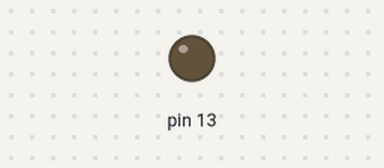
The sketch below on a simulated Arduino Uno, built with avr-gcc and run on an emulated ATmega328P. Shown: output pins drawn as LEDs (lit = HIGH).

Above: at 0.3 s.
At 3.55 s:
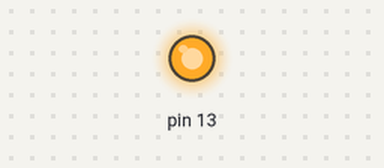
Timing chart, 0 to 9.1 s (numbered marks = the images above):
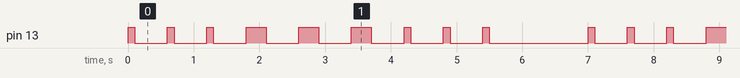

Measured:
- by itself, pin 13: repeats every 7.0 s: 2 × (LOW 0.50 s, HIGH 0.10 s), 3 × (LOW 0.50 s, HIGH 0.30 s), 3 × (LOW 0.50 s, HIGH 0.10 s), LOW 1.5 s, HIGH 0.10 s
- by itself, everything shown: repeats every 7.0 s, in 18 steps

The sketch:

sketch_apr14a.ino
```cpp
void setup() {
  pinMode(13, OUTPUT);
}

void loop() {
    // .
   for(int i = 0; i < 3; i++){
      digitalWrite(13, HIGH);
      delay(100);
      digitalWrite(13, LOW);
      delay(500);
    }
    // -
    for(int i = 0; i < 3; i++){
      digitalWrite(13, HIGH);
      delay(300);
      digitalWrite(13, LOW);
      delay(500);
    }
    // .
    for(int i = 0; i < 3; i++){
      digitalWrite(13, HIGH);
      delay(100);
      digitalWrite(13, LOW);
      delay(500);
    }
    delay(1000);
}
```
